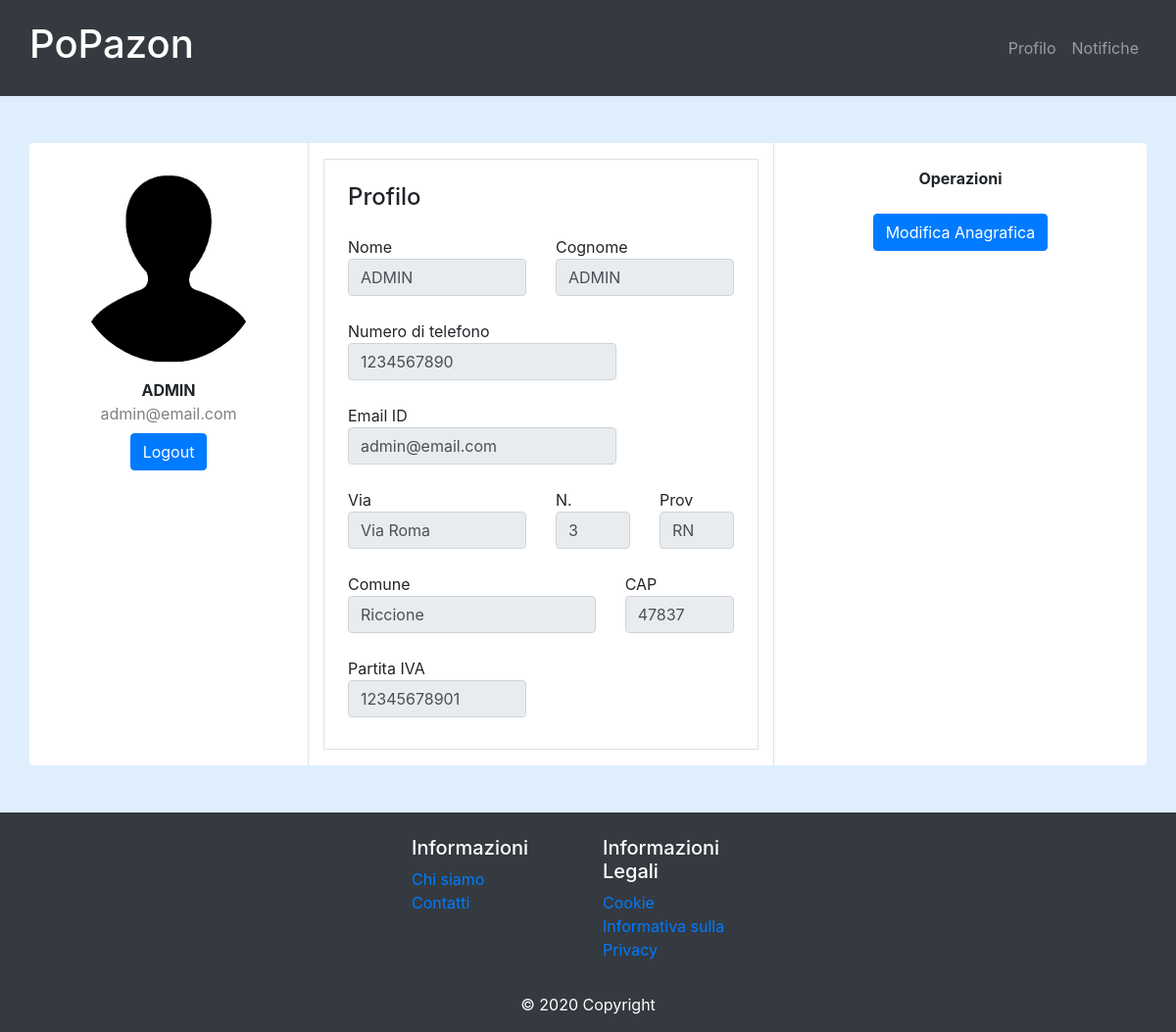
Screenshot of /profile.php (signed in) with the database file from the repository.
### tables this page shows
CREATE TABLE `persona` (
  `email` varchar(50) NOT NULL,
  `pw` varchar(100) NOT NULL,
  `nome` varchar(25) NOT NULL,
  `cognome` varchar(25) NOT NULL,
  `cel` bigint(10) NOT NULL,
  `salt` char(4) NOT NULL,
  `provincia` char(2) NOT NULL,
  `cap` int(5) NOT NULL,
  `numero` int(4) NOT NULL,
  `via` varchar(100) NOT NULL,
  `citta` varchar(50) NOT NULL,
  `newsletter` tinyint(1) DEFAULT NULL,
  `pIva` bigint(11) DEFAULT NULL
);

### src/profile.php (called while the page is built)
<?php
    require_once("bootstrap.php");
    $templateParams["nome"] = "template/profile.php";
    $templateParams["user"] = $dbh->getInfoUser($_SESSION['email'])[0];
    if (!is_null($dbh->getInfoUser($_SESSION["email"])[0]["pIva"])){
        $templateParams["venditore"] = "venditore";
    }
	require("template/base.php");
?>

### src/utils/readConfig.php (called while the page is built, shortened)
<?php
    class ReadConfig{
        private $json;
        public function __construct(){
            $this->str = file_get_contents(__DIR__."/../../config.json");
            $this->json = json_decode($this->str,true)["db"];
        }
        public function getServername(){
            return $this->json["servername"];
        }
        public function getUsername(){
            return $this->json["username"];
        }
        public function getPassword(){
            return $this->json["password"];
        }
        public function getDbName(){
            return $this->json["dbname"];
        }
        public function getPort(){
            return $this->json["port"];
        }
    }
?>

### src/bootstrap.php (called while the page is built, shortened)
<?php
    require_once("db/database.php");
    require_once("utils/readConfig.php");
    $readConf = new ReadConfig();
    $dbh = new DatabaseHelper($readConf->getServername(),
                                $readConf->getUsername(),
                                $readConf->getPassword(),
                                $readConf->getDbName(),
                                $readConf->getPort());
?>

### src/db/database.php (called while the page is built, shortened)
<?php
    class DatabaseHelper{
        private $db;
        public function __construct($servername, $username, $password, $dbname, $port){
            $this->db = new mysqli($servername, $username, $password, $dbname, $port);
        }
        public function getInfoUser($email){
            $stmt = $this->db->prepare("SELECT `email`, `nome`, `cognome`, `cel`, `provincia`, `cap`, `numero`, `via`, `citta`, `newsletter`, `pIva`
                                        FROM persona
                                        WHERE email = ?");
            $stmt->bind_param("s", $email);
            $stmt->execute();
            $result = $stmt->get_result();
            return $result->fetch_all(MYSQLI_ASSOC);
        }
}
?>

### src/template/profile.php (the view, shortened to what this page needs)
<div class="container rounded bg-white mt-5 mb-5">
    <?php $user = $templateParams["user"] ?>
    <div class="row">
        <div class="col-md-3 border-right">
            <div class="d-flex flex-column align-items-center text-center p-3 py-3">
                <div class="col-md-12 col-4">
                    <img class="img-fluid rounded-circle py-3" alt="Responsive image" src="<?php echo UPLOAD_DIR; ?>icone/User.png">
                </div>
                <span class="font-weight-bold"><?php echo $user["nome"]; ?></span>
                <span class="text-black-50"> <?php echo $user["email"]; ?></span>
                <a class="btn btn-primary ordini-buttong my-2" href="logout.php">Logout</a>
            </div>
        </div>
        <div class="col-md-5 border-right">
            <form class="bg-white border mt-3 mb-3 px-3 py-3" action="" method="" enctype="multipart/form-data">
                <div class="p-2">
                    <div class="d-flex justify-content-between align-items-center mb-3">
                        <h4 class="text-right">Profilo</h4>
                    </div>
                    <div class="row mt-2">
                        <div class="col-md-6 col-6"><label class="labels">Nome<input type="text" name="nome" id="nome" class="form-control" disabled="false" placeholder="Nome" value="<?php echo $user["nome"]; ?>"></label></div>
                        <div class="col-md-6 col-6"><label class="labels">Cognome<input type="text" name="cognome" id="cognome" class="form-control" disabled="false" value="<?php echo $user["cognome"]; ?>" placeholder="Cognome"></label></div>
                    </div>
                    <div class="row mt-3">
                        <div class="col-md-12"><label class="labels">Numero di telefono<input type="tel" name="cel" id="cel" class="form-control" disabled="false" placeholder="Numero Cellulare" value="<?php echo $user["cel"]; ?>"></label></div>
                    </div>
                    <div class="row mt-3">
                        <div class="col-md-12"><label class="labels">Email ID<input type="email" name="email" id="email" disabled="false" class="form-control" placeholder="Email id" value="<?php echo $user["email"]; ?>"></label></div>
                    </div>
                    <div class="row mt-3">
                        <div class="col-md-6 col-6"><label class="labels">Via<input type="text" name="via" id="via" class="form-control" disabled="false" placeholder="enter address" value="<?php echo $user["via"]; ?>"></label></div>
                        <div class="col-md-3 col-3"><label class="labels">N.<input type="text" name="nCivic" id="nCivic" class="form-control" disabled="false" placeholder="enter civic number" value="<?php echo $user["numero"]; ?>"></label></div>
                        <div class="col-md-3 col-3"><label class="labels">Prov<input type="text" name="prov" id="prov" disabled="false" class="form-control" value="<?php echo $user["provincia"]; ?>" placeholder="es: BO"></label></div>
                    </div>
                    <div class="row mt-3">
                        <div class="col-md-8 col-8"><label class="labels">Comune<input type="text" name="citta" id="city" class="form-control" disabled="false" placeholder="country" value="<?php echo $user["citta"]; ?>"></label></div>
                        <div class="col-md-4 col-4"><label class="labels">CAP<input type="text" name="cap" id="cap" class="form-control" disabled="false" value="<?php echo $user["cap"]; ?>" placeholder="cap"></label></div>
                    </div>
                    <div class="row mt-3 align-items-center">
                        <?php if ($user["email"] === "admin@email.com") : ?>
                            <div class="col-md-6"><label class="labels">Partita IVA<input type="text" name="iva" id="iva" class="form-control" disabled="false" placeholder="IVA" value="<?php echo $user["pIva"]; ?>"></label></div>
                    </div>
                        <?php endif; ?>
                </div>
            </form>
        </div>
        <div class="col-md-4">
            <div class="p-3 py-3">
                <div class="row p-2 text-center">
                    <label class="labels col-md-12 text-center font-weight-bold">Operazioni</label>
                </div>
                <div id="loreg">
                    <ul class="list-inline text-center">
                        <li>
                            <a class="btn btn-primary credit-button my-2" href="login.php?action=2">Modifica Anagrafica</a>
                        </li>
                    </ul>
                </div>
            </div>
        </div>
    </div>
</div>

### src/css/style.css (style rules this page uses)
body { background-color: rgb(197 226 252 / 56%); }
* { box-sizing: border-box }
img { vertical-align: middle; }

### rows the page displays
persona: nome "ADMIN", email "admin@email.com", cognome "ADMIN", cel "1234567890", via "Via Roma", nCivic "3", prov "RN", citta "Riccione", cap "47837", iva "12345678901"
